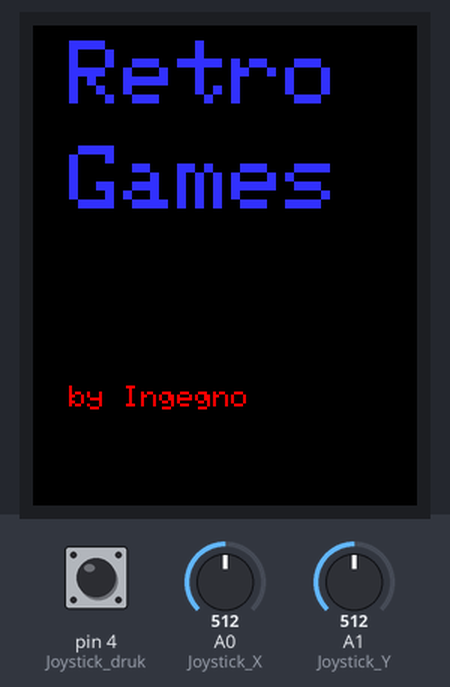
A sketch run on a simulated Arduino Nano, built with avr-gcc and run on an emulated ATmega328P. Shown: 128×160 colour display. Inputs (shaded band) come from the test bench; at power-on: pin 4 (Joystick_druk) HIGH, A0 (Joystick_X) = 512, A1 (Joystick_Y) = 512. Random numbers use the default seed unless the sketch sets one.

Above: at 2.7 s.
At 5.0 s:
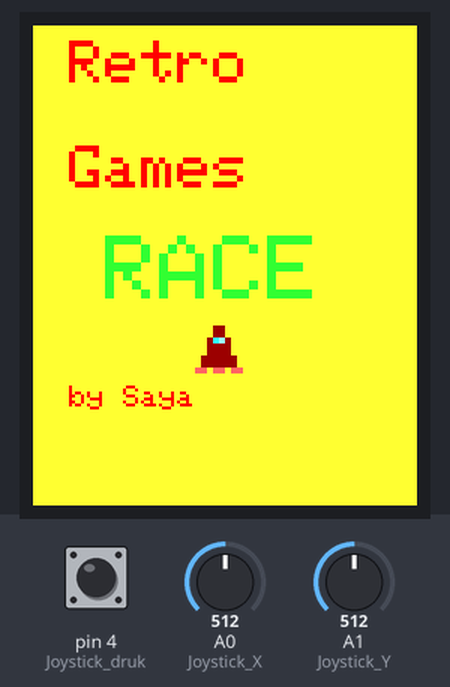
5.1 s: pin 4 (Joystick_druk) pulled LOW for 0.15 s
At 6.6 s:
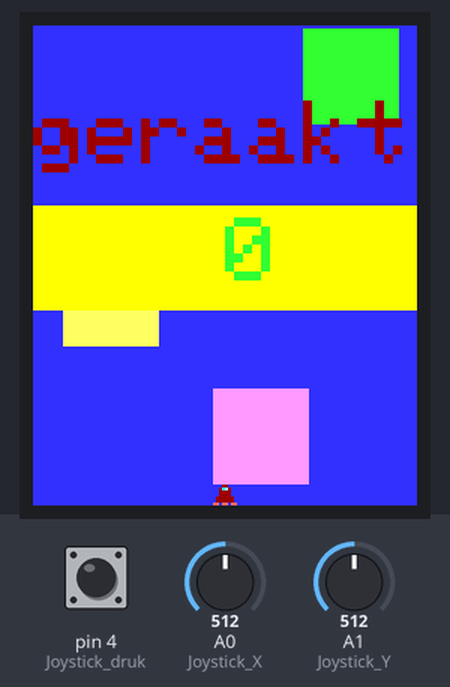
7.0 s: pin 4 (Joystick_druk) pulled LOW for 1 s
At 7.9 s:
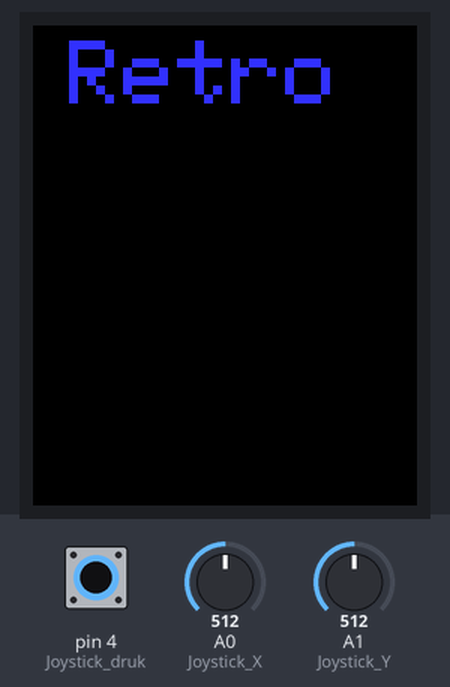
Timing chart, 0 to 10.0 s (numbered marks = the images above; inputs shaded):
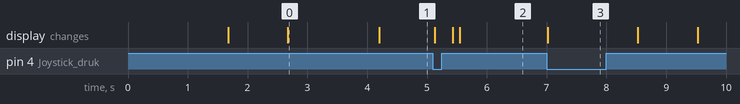

The sketch:

ArduinoRace.ino
```cpp
#include <Adafruit_GFX.h> // version 1.3.6
#include <Adafruit_ST7735.h> // version 1.2.7
#include <SPI.h>

int Xblok1;
int Yblok1;
int Bblok1;
int Hblok1;
int Xblok4;
int Yblok4;
int Bblok4;
int Hblok4;
int Xblok2;
int Yblok2;
int Bblok2;
int Hblok2;
int Xblok5;
int Yblok5;
int Bblok5;
int Hblok5;
int Xblok3;
int Yblok3;
int Bblok3;
int Hblok3;
boolean update_score;
int Score;
boolean geraakt;
int Xpos;
int Ypos;
int X_richting;
int Y_richting;
boolean wandel;
int Xpos_oud;
int Ypos_oud;
int Joystick_druk = 4;
int Joystick_X = A0;
int Joystick_Y = A1;

boolean Joystick_druk_PRESSED = LOW;


// Connect TFT1 to Arduino Nano - Vcc & GND, LED to 3.3V,
// SDA pin to NANO pin 11 (MOSI)
// SDO pin to NANO pin 12 (MISO)
// SCK pin to NANO pin 13 (SCK)
#define TFT1_CS     10 // CS pin to NANO pin 10
#define TFT1_RST    8  // RST (RESET) pin to NANO pin 8
#define TFT1_DC     9  // AO or D/C pin to NANO pin 9

Adafruit_ST7735 TFT1 = Adafruit_ST7735(TFT1_CS,  TFT1_DC, TFT1_RST);


void TFT1drawline(uint16_t color, int x1, int y1, int x2, int y2) {
  if (x1 == x2) {
    //horizontal line
    TFT1.drawFastVLine(x1, y1, y2-y1, color);
  } else if (y1 == y2) {
    //vertical line
    TFT1.drawFastHLine(x1, y1, x2-x1, color);
  } else {
    TFT1.drawLine(x1, y1, x2, y2, color);
  }
}

static unsigned int raket8x8[] =
{ TFT1.color565(0x33, 0x33, 0xff), TFT1.color565(0x33, 0x33, 0xff), TFT1.color565(0x33, 0x33, 0xff), TFT1.color565(0x99, 0x00, 0x00), TFT1.color565(0x99, 0x00, 0x00), TFT1.color565(0x33, 0x33, 0xff), TFT1.color565(0x33, 0x33, 0xff), TFT1.color565(0x33, 0x33, 0xff),
TFT1.color565(0x33, 0x33, 0xff), TFT1.color565(0x33, 0x33, 0xff), TFT1.color565(0x33, 0x33, 0xff), TFT1.color565(0x99, 0x00, 0x00), TFT1.color565(0x99, 0x00, 0x00), TFT1.color565(0x33, 0x33, 0xff), TFT1.color565(0x33, 0x33, 0xff), TFT1.color565(0x33, 0x33, 0xff),
TFT1.color565(0x33, 0x33, 0xff), TFT1.color565(0x33, 0x33, 0xff), TFT1.color565(0x99, 0x00, 0x00), TFT1.color565(0x33, 0xff, 0xff), TFT1.color565(0x99, 0xff, 0xff), TFT1.color565(0x99, 0x00, 0x00), TFT1.color565(0x33, 0x33, 0xff), TFT1.color565(0x33, 0x33, 0xff),
TFT1.color565(0x33, 0x33, 0xff), TFT1.color565(0x33, 0x33, 0xff), TFT1.color565(0x99, 0x00, 0x00), TFT1.color565(0x99, 0x00, 0x00), TFT1.color565(0x99, 0x00, 0x00), TFT1.color565(0x99, 0x00, 0x00), TFT1.color565(0x33, 0x33, 0xff), TFT1.color565(0x33, 0x33, 0xff),
TFT1.color565(0x33, 0x33, 0xff), TFT1.color565(0x33, 0x33, 0xff), TFT1.color565(0x99, 0x00, 0x00), TFT1.color565(0x99, 0x00, 0x00), TFT1.color565(0x99, 0x00, 0x00), TFT1.color565(0x99, 0x00, 0x00), TFT1.color565(0x33, 0x33, 0xff), TFT1.color565(0x33, 0x33, 0xff),
TFT1.color565(0x33, 0x33, 0xff), TFT1.color565(0x99, 0x00, 0x00), TFT1.color565(0x99, 0x00, 0x00), TFT1.color565(0x99, 0x00, 0x00), TFT1.color565(0x99, 0x00, 0x00), TFT1.color565(0x99, 0x00, 0x00), TFT1.color565(0x99, 0x00, 0x00), TFT1.color565(0x33, 0x33, 0xff),
TFT1.color565(0x33, 0x33, 0xff), TFT1.color565(0x99, 0x00, 0x00), TFT1.color565(0x99, 0x00, 0x00), TFT1.color565(0x99, 0x00, 0x00), TFT1.color565(0x99, 0x00, 0x00), TFT1.color565(0x99, 0x00, 0x00), TFT1.color565(0x99, 0x00, 0x00), TFT1.color565(0x33, 0x33, 0xff),
TFT1.color565(0xff, 0x66, 0x66), TFT1.color565(0xff, 0x66, 0x66), TFT1.color565(0x33, 0x33, 0xff), TFT1.color565(0xff, 0x66, 0x66), TFT1.color565(0xff, 0x66, 0x66), TFT1.color565(0x33, 0x33, 0xff), TFT1.color565(0xff, 0x66, 0x66), TFT1.color565(0xff, 0x66, 0x66)
};

#define raketW            8     // sprite width
#define raketH            8     // mario height
#define raketW2           4     // half width
#define raketH2           4     // half height
unsigned char raketpx, raketpy;


// ----------------------
// draw Sprites variables
// ----------------------
// temporary x and y var
static short TFT1tmpx, TFT1tmpy, TFT1tmps1, TFT1tmps2;


void TFT1drawtext(String text, uint16_t color, int size, int x, int y) {
  TFT1.setCursor(x, y);
  TFT1.setTextColor(color);
  TFT1.setTextSize(size);
  TFT1.setTextWrap(true);
  TFT1.println(text);
}

static unsigned int raketstart8x8[] =
{ TFT1.color565(0xff, 0xff, 0x33), TFT1.color565(0xff, 0xff, 0x33), TFT1.color565(0xff, 0xff, 0x33), TFT1.color565(0x99, 0x00, 0x00), TFT1.color565(0x99, 0x00, 0x00), TFT1.color565(0xff, 0xff, 0x33), TFT1.color565(0xff, 0xff, 0x33), TFT1.color565(0xff, 0xff, 0x33),
TFT1.color565(0xff, 0xff, 0x33), TFT1.color565(0xff, 0xff, 0x33), TFT1.color565(0xff, 0xff, 0x33), TFT1.color565(0x99, 0x00, 0x00), TFT1.color565(0x99, 0x00, 0x00), TFT1.color565(0xff, 0xff, 0x33), TFT1.color565(0xff, 0xff, 0x33), TFT1.color565(0xff, 0xff, 0x33),
TFT1.color565(0xff, 0xff, 0x33), TFT1.color565(0xff, 0xff, 0x33), TFT1.color565(0x99, 0x00, 0x00), TFT1.color565(0x33, 0xff, 0xff), TFT1.color565(0x99, 0xff, 0xff), TFT1.color565(0x99, 0x00, 0x00), TFT1.color565(0xff, 0xff, 0x33), TFT1.color565(0xff, 0xff, 0x33),
TFT1.color565(0xff, 0xff, 0x33), TFT1.color565(0xff, 0xff, 0x33), TFT1.color565(0x99, 0x00, 0x00), TFT1.color565(0x99, 0x00, 0x00), TFT1.color565(0x99, 0x00, 0x00), TFT1.color565(0x99, 0x00, 0x00), TFT1.color565(0xff, 0xff, 0x33), TFT1.color565(0xff, 0xff, 0x33),
TFT1.color565(0xff, 0xff, 0x33), TFT1.color565(0xff, 0xff, 0x33), TFT1.color565(0x99, 0x00, 0x00), TFT1.color565(0x99, 0x00, 0x00), TFT1.color565(0x99, 0x00, 0x00), TFT1.color565(0x99, 0x00, 0x00), TFT1.color565(0xff, 0xff, 0x33), TFT1.color565(0xff, 0xff, 0x33),
TFT1.color565(0xff, 0xff, 0x33), TFT1.color565(0x99, 0x00, 0x00), TFT1.color565(0x99, 0x00, 0x00), TFT1.color565(0x99, 0x00, 0x00), TFT1.color565(0x99, 0x00, 0x00), TFT1.color565(0x99, 0x00, 0x00), TFT1.color565(0x99, 0x00, 0x00), TFT1.color565(0xff, 0xff, 0x33),
TFT1.color565(0xff, 0xff, 0x33), TFT1.color565(0x99, 0x00, 0x00), TFT1.color565(0x99, 0x00, 0x00), TFT1.color565(0x99, 0x00, 0x00), TFT1.color565(0x99, 0x00, 0x00), TFT1.color565(0x99, 0x00, 0x00), TFT1.color565(0x99, 0x00, 0x00), TFT1.color565(0xff, 0xff, 0x33),
TFT1.color565(0xff, 0x66, 0x66), TFT1.color565(0xff, 0x66, 0x66), TFT1.color565(0xff, 0xff, 0x33), TFT1.color565(0xff, 0x66, 0x66), TFT1.color565(0xff, 0x66, 0x66), TFT1.color565(0xff, 0xff, 0x33), TFT1.color565(0xff, 0x66, 0x66), TFT1.color565(0xff, 0x66, 0x66)
};

#define raketstartW            8     // sprite width
#define raketstartH            8     // mario height
#define raketstartW2           4     // half width
#define raketstartH2           4     // half height
unsigned char raketstartpx, raketstartpy;


int mathRandomInt(int min, int max) {
  if (min > max) {
    // Swap min and max to ensure min is smaller.
    int temp = min;
    min = max;
    max = temp;
  }
  return min + (rand() % (max - min + 1));
}

// Deze functie beschrijven...
void start_blok1() {
  Xblok1 = 60;
  Yblok1 = 30;
  Bblok1 = 32;
  Hblok1 = 32;
  TFT1.fillRect(Xblok1, Yblok1, Bblok1, Hblok1, TFT1.color565(0xff, 0x99, 0xff));
}

// Deze functie beschrijven...
void start_blok4() {
  Xblok4 = 50;
  Yblok4 = 161;
  Bblok4 = 15;
  Hblok4 = 15;
  TFT1.fillRect(Xblok1, Yblok1, Bblok1, Hblok1, TFT1.color565(0xff, 0x00, 0x00));
}

// Deze functie beschrijven...
void start_blok2() {
  Xblok2 = 90;
  Yblok2 = -90;
  Bblok2 = 32;
  Hblok2 = 32;
  TFT1.fillRect(Xblok1, Yblok1, Bblok1, Hblok1, TFT1.color565(0x33, 0xff, 0x33));
}

// Deze functie beschrijven...
void start_blok5() {
  Xblok5 = 100;
  Yblok5 = 165;
  Bblok5 = 20;
  Hblok5 = 25;
  TFT1.fillRect(Xblok1, Yblok1, Bblok1, Hblok1, TFT1.color565(0xff, 0x66, 0x00));
}

// Deze functie beschrijven...
void start_blok3() {
  Xblok3 = 10;
  Yblok3 = -20;
  Bblok3 = 32;
  Hblok3 = 36;
  TFT1.fillRect(Xblok1, Yblok1, Bblok1, Hblok1, TFT1.color565(0xff, 0xff, 0x66));
}

// Deze functie beschrijven...
void beweeg_blokken() {
  /* "blokken 1 lager" */
  TFT1drawline(TFT1.color565(0x33, 0x33, 0xff), Xblok1, Yblok1, (Xblok1 + Bblok1), Yblok1);
  Yblok1 = Yblok1 + 1;
  TFT1.fillRect(Xblok1, Yblok1, Bblok1, Hblok1, TFT1.color565(0xff, 0x99, 0xff));
  TFT1drawline(TFT1.color565(0x33, 0x33, 0xff), Xblok2, Yblok2, (Xblok2 + Bblok2), Yblok2);
  Yblok2 = Yblok2 + 1;
  TFT1.fillRect(Xblok2, Yblok2, Bblok2, Hblok2, TFT1.color565(0x33, 0xff, 0x33));
  TFT1drawline(TFT1.color565(0x33, 0x33, 0xff), Xblok3, Yblok3, (Xblok3 + Bblok3), Yblok3);
  Yblok3 = Yblok3 + 1;
  TFT1.fillRect(Xblok3, Yblok3, Bblok3, Hblok3, TFT1.color565(0xff, 0xff, 0x66));
  if (Score >= 10) {
    TFT1drawline(TFT1.color565(0x33, 0x33, 0xff), Xblok4, Yblok4, (Xblok4 + Bblok4), Yblok4);
    Yblok4 = Yblok4 + 1;
    TFT1.fillRect(Xblok4, Yblok4, Bblok4, Hblok4, TFT1.color565(0xff, 0x00, 0x00));
  }
  if (Score >= 30) {
    TFT1drawline(TFT1.color565(0x33, 0x33, 0xff), Xblok5, Yblok5, (Xblok5 + Bblok5), Yblok5);
    Yblok5 = Yblok5 + 1;
    TFT1.fillRect(Xblok5, Yblok5, Bblok5, Hblok5, TFT1.color565(0xff, 0x66, 0x00));
  }
}

// Deze functie beschrijven...
void test_nieuw_blok() {
  update_score = false;
  if (Yblok1 > 160) {
    /* "blok verdwenen ,maak nieuw" */
    Bblok1 = mathRandomInt(28, 64);
    Score = Score + 1;
    update_score = true;
    Xblok1 = mathRandomInt(0, 128 - Bblok1);
    Yblok1 = mathRandomInt(-50, -1 * Hblok1);
  }
  if (Yblok2 > 160) {
    /* "blok verdwenen ,maak nieuw" */
    Bblok2 = mathRandomInt(28, 64);
    Score = Score + 1;
    update_score = true;
    Xblok2 = mathRandomInt(0, 128 - Bblok2);
    Yblok2 = mathRandomInt(-50, -1 * Hblok2);
  }
  if (Yblok3 > 160) {
    /* "blok verdwenen ,maak nieuw" */
    Bblok3 = mathRandomInt(28, 64);
    Score = Score + 1;
    update_score = true;
    Xblok3 = mathRandomInt(0, 128 - Bblok3);
    Yblok3 = mathRandomInt(-50, -1 * Hblok3);
  }
  if (Score >= 10) {
    if (Yblok4 > 160) {
      /* "blok verdwenen ,maak nieuw" */
      Bblok4 = mathRandomInt(25, 30);
      Score = Score + 1;
      update_score = true;
      Xblok4 = mathRandomInt(0, 128 - Bblok4);
      Yblok4 = mathRandomInt(-50, -1 * Hblok4);
    }
  }
  if (Score >= 10) {
    if (Yblok5 > 160) {
      /* "blok verdwenen ,maak nieuw" */
      Bblok5 = mathRandomInt(25, 45);
      Score = Score + 1;
      update_score = true;
      Xblok5 = mathRandomInt(0, 128 - Bblok5);
      Yblok5 = mathRandomInt(-50, -1 * Hblok5);
    }
  }
}

// Deze functie beschrijven...
void test_geraakt() {
  geraakt = false;
  if (Yblok1 < Ypos + 8 && Yblok1 + Hblok1 > Ypos) {
    if (Xblok1 < Xpos + 8 && Xblok1 + Bblok1 > Xpos) {
      geraakt = true;
    }
  }
  if (Yblok2 < Ypos + 8 && Yblok2 + Hblok2 > Ypos) {
    if (Xblok2 < Xpos + 8 && Xblok2 + Bblok2 > Xpos) {
      geraakt = true;
    }
  }
  if (Yblok3 < Ypos + 8 && Yblok3 + Hblok3 > Ypos) {
    if (Xblok3 < Xpos + 8 && Xblok3 + Bblok3 > Xpos) {
      geraakt = true;
    }
  }
  if (Yblok4 < Ypos + 8 && Yblok4 + Hblok4 > Ypos) {
    if (Xblok4 < Xpos + 8 && Xblok4 + Bblok4 > Xpos) {
      geraakt = true;
    }
  }
  if (Yblok5 < Ypos + 8 && Yblok5 + Hblok5 > Ypos) {
    if (Xblok5 < Xpos + 8 && Xblok5 + Bblok5 > Xpos) {
      geraakt = true;
    }
  }
}

// Deze functie beschrijven...
void teken_sprite() {

  // draw sprite
  // ---------------
  TFT1tmpx = raketW - 1; //width sprite
  do {
    raketpx = Xpos + 1 * TFT1tmpx;
    // draw raket at new position
    TFT1tmpy = raketH - 1;
    do {
      raketpy = Ypos + 1 * TFT1tmpy ;
      TFT1tmps1 = 1 - 1; //scale
      do {
        TFT1tmps2 = 1 - 1; //scale
        do {
          TFT1.drawPixel(raketpx + TFT1tmps1, raketpy + TFT1tmps2, raket8x8[TFT1tmpx + (TFT1tmpy * raketW)]);
          } while (TFT1tmps2--);
      } while (TFT1tmps1--);
    } while (TFT1tmpy--);
  } while (TFT1tmpx--);

}

// Deze functie beschrijven...
void start_raket() {
  TFT1.fillScreen(TFT1.color565(0x33, 0x33, 0xff) );
  Xpos = 60;
  Ypos = 152;
  teken_sprite();
}

// Deze functie beschrijven...
void lees_joystick_wandel() {
  X_richting = analogRead(Joystick_X);
  Y_richting = analogRead(Joystick_Y);
  wandel = false;
  Xpos_oud = Xpos;
  Ypos_oud = Ypos;
  /* "wis rand  oude pos raket" */
  if (X_richting > 700) {
    wandel = true;
    Xpos = Xpos - 1;
  } else if (X_richting < 300) {
    wandel = true;
    Xpos = Xpos + 1;
  }
  if (Y_richting > 700) {
    wandel = true;
    Ypos = Ypos + 1;
  } else if (Y_richting < 300) {
    wandel = true;
    Ypos = Ypos - 1;
  }
  if (wandel) {
    /* "wissen rand zodat lijkt raket beweegt" */
    TFT1.drawRect(Xpos_oud, Ypos_oud, 8, 8, TFT1.color565(0x33, 0x33, 0xff));
  }
  /* "we corrigeren zodat scherm niet verlaten" */
  /* "scherm is 128x160" */
  if (Xpos < 0) {
    Xpos = 0;
  } else if (Xpos > 120) {
    Xpos = 120;
  }
  if (Ypos < 100) {
    Ypos = 100;
  } else if (Ypos > 152) {
    Ypos = 152;
  }
  teken_sprite();
}

// Deze functie beschrijven...
void startscherm() {
  Xpos = 54;
  Ypos = 100;
  TFT1.fillScreen(TFT1.color565(0x00, 0x00, 0x00) );
  TFT1drawtext("Retro", TFT1.color565(0x33, 0x33, 0xff), 3, 12, 5);
  delay(1500);
  TFT1drawtext("Games", TFT1.color565(0x33, 0x33, 0xff), 3, 12, 40);
  delay(1000);
  TFT1drawtext("by Ingegno", TFT1.color565(0xff, 0x00, 0x00), 1, 12, 120);
  delay(1500);
  TFT1.fillScreen(TFT1.color565(0xff, 0xff, 0x33) );
  TFT1drawtext("Retro", TFT1.color565(0xff, 0x00, 0x00), 2, 12, 5);
  TFT1drawtext("Games", TFT1.color565(0xff, 0x00, 0x00), 2, 12, 40);
  TFT1drawtext("RACE", TFT1.color565(0x33, 0xff, 0x33), 3, 24, 70);
  TFT1drawtext("by Saya", TFT1.color565(0xff, 0x00, 0x00), 1, 12, 120);

  // draw sprite
  // ---------------
  TFT1tmpx = raketstartW - 1; //width sprite
  do {
    raketstartpx = Xpos + 2 * TFT1tmpx;
    // draw raketstart at new position
    TFT1tmpy = raketstartH - 1;
    do {
      raketstartpy = Ypos + 2 * TFT1tmpy ;
      TFT1tmps1 = 2 - 1; //scale
      do {
        TFT1tmps2 = 2 - 1; //scale
        do {
          TFT1.drawPixel(raketstartpx + TFT1tmps1, raketstartpy + TFT1tmps2, raketstart8x8[TFT1tmpx + (TFT1tmpy * raketstartW)]);
          } while (TFT1tmps2--);
      } while (TFT1tmps1--);
    } while (TFT1tmpy--);
  } while (TFT1tmpx--);

  while (!(digitalRead(Joystick_druk) == Joystick_druk_PRESSED)) {
  }
}


void setup() {
  pinMode(Joystick_druk, INPUT_PULLUP);
  pinMode(Joystick_X, INPUT);
  pinMode(Joystick_Y, INPUT);
  TFT1.initR(INITR_BLACKTAB);

  startscherm();
  start_raket();
  Score = 0;
  start_blok1();
  start_blok2();
  start_blok3();
  start_blok4();
  start_blok5();

}

void loop() {
  lees_joystick_wandel();
  beweeg_blokken();
  test_nieuw_blok();
  test_geraakt();
  if (geraakt) {
    TFT1drawtext("geraakt", TFT1.color565(0x99, 0x00, 0x00), 3, 0, 25);
    TFT1.fillRect(0, 60, 128, 35, TFT1.color565(0xff, 0xff, 0x00));
    TFT1drawtext((String(Score) + ""), TFT1.color565(0x33, 0xff, 0x33), 3, 64, 64);
    while (!(digitalRead(Joystick_druk) == Joystick_druk_PRESSED)) {
    }
    Score = 0;
    startscherm();
    start_raket();
    start_blok1();
    start_blok2();
    start_blok3();
    start_blok4();
    start_blok5();
  }

}
```

Measured:
- after the input at 5.1 s, the display: first changes at once (image 2 shows a later state)
- after the input at 7.0 s, the display: changes at once (image 3)
- what the display in image 0 shows lasts 1.5 s, from 2.7 s to 4.2 s
